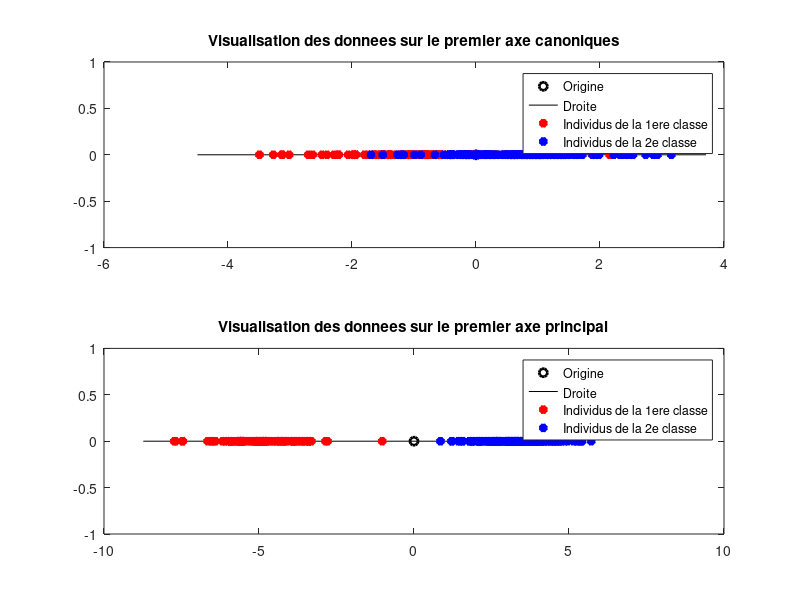
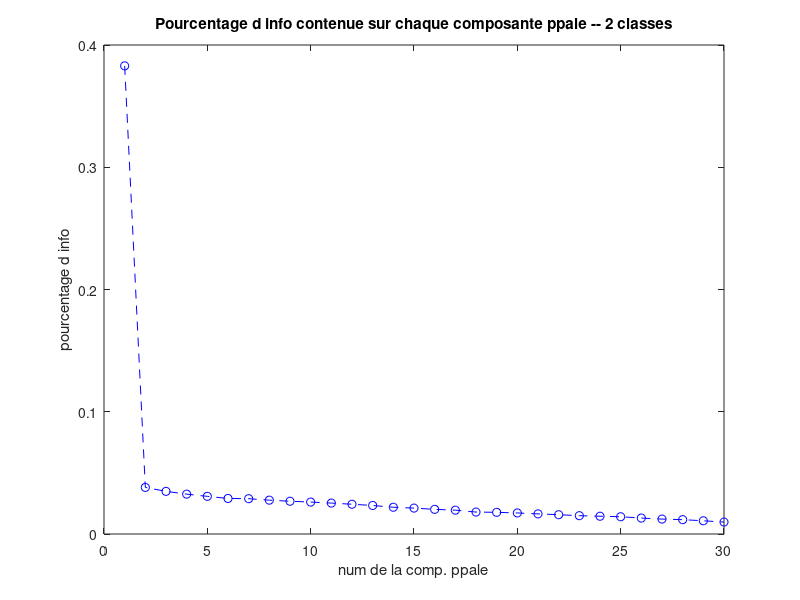
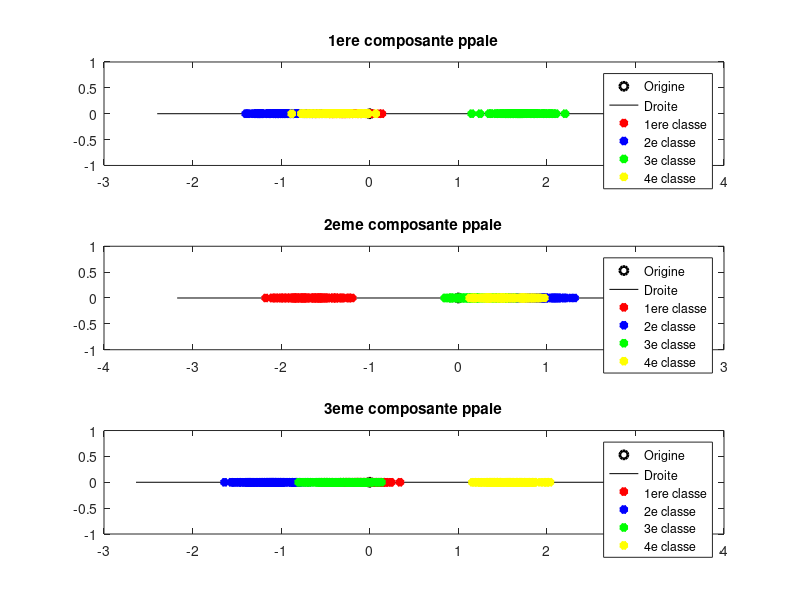
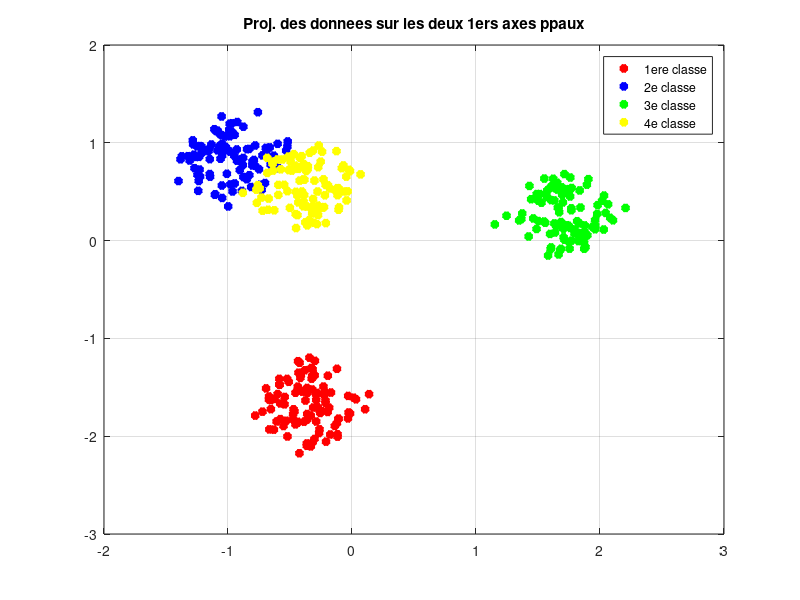

The MATLAB source for these figures, in order:
clear variables;close all;clc;

%% Utilisation de l'ACP pour detecter deux classes

% Creation d'un echantillon contenant deux classes que nous allons
% retrouver via l'ACP
nb_indiv1 = 100;nb_indiv2 = 150;nb_indiv = nb_indiv1+nb_indiv2; 
nb_param = 30;
% Creation de la premiere classe autour de l'element moyen -.5*(1 .... 1)
X1 = randn(nb_indiv1,nb_param);X1 = X1 - 0.5*ones(nb_indiv1,1)*ones(1,nb_param);  
% Creation de la premiere classe autour de l'element moyen + (1 .... 1)
X2 = randn(nb_indiv2,nb_param);X2 = X2 + 1*ones(nb_indiv2,1)*ones(1,nb_param); 
% Creation du tableau des donnees (concatenation des deux classes) 
X = [X1;X2]; 

disp(' ** A COMPLETER ** CONSIGNES EN COMMENTAIRE ** ')
%%%%%%%%%%%%%%%%%%%%%%%%%%%%%%%%%%%%%%%%%%%%%%%%%%%%%%%%%%%%%%%%%%%%%%%%%%%
% CALCULER LA MATRICE DE VARIANCE/COVARIANCE DU TABLEAU DES DONNEES X, ET
% LES AXES PRINCIPAUX. REORDONNER CES AXES PAR ORDRE DECROISSANT DU
% CONTRASTE QU'ILS FOURNISSENT.
% CALCULER LA MATRICE C DE L'ECHANTILLON DANS CE NOUVEAU REPERE.
%%%%%%%%%%%%%%%%%%%%%%%%%%%%%%%%%%%%%%%%%%%%%%%%%%%%%%%%%%%%%%%%%%%%%%%%%%%
x_mean = mean(X);
Xc = X - x_mean;
m = size(Xc,1);

Sigma = (Xc'*Xc)/m;
[W,D] = eig(Sigma);
[~,ind] = sort(diag(D),'descend');
W = W(:,ind);
C = Xc*W;

disp(' ** A COMPLETER ** CONSIGNES EN COMMENTAIRE ** ')
%%%%%%%%%%%%%%%%%%%%%%%%%%%%%%%%%%%%%%%%%%%%%%%%%%%%%%%%%%%%%%%%%%%%%%%%%%%
% AFFICHER LA PROJECTION DES INDIVIDUS DE XC SUR LE PREMIER AXE DU REPERE 
% CANONIQUE. LES INDIVIDUS DES DEUX CLASSES DOIVENT ETRE REPRESENTES PAR 
% DEUX COULEURS DIFFERENTES.
% AFFICHER LA PROJECTION DE CES MEMES INDIVIDUS SUR LE PREMIER AXE 
% PRINCIPAL (AVEC A NOUVEAU UNE COULEUR PAR CLASSE).
% COMMENTER.
%%%%%%%%%%%%%%%%%%%%%%%%%%%%%%%%%%%%%%%%%%%%%%%%%%%%%%%%%%%%%%%%%%%%%%%%%%%
figure(1), clf, 
subplot(2,1,1)
plot(0,0,'ko','linewidth',2)
hold on,plot([min(Xc(:,1))-1  max(Xc(:,2))+1],[0 0],'k-')
hold on,plot(Xc(1:nb_indiv1,1),zeros(1,nb_indiv1), 'r*','linewidth',3)
hold on, plot(Xc(nb_indiv1 + 1:end ,1), zeros(1,nb_indiv2), 'b*','linewidth',3)
legend('Origine','Droite','Individus de la 1ere classe', 'Individus de la 2e classe')
% Affichage des donnees sur la premiere composante canonique :
% les individus de la premiere classe sont en rouge (p. ex), ceux de la 
% seconde classe sont en bleu
title('Visualisation des donnees sur le premier axe canoniques')

% Affichage des donnees sur la premiere composante principale : (m�me
% code couleur)
subplot(2,1,2)
plot(0,0,'ko','linewidth',2)
hold on,plot([min(C(:,1))-1 max(C(:,2))+1],[0 0],'k-')
hold on,
plot(C(1:nb_indiv1,1),zeros(1,nb_indiv1), 'r*','linewidth',3)
hold on, plot(C(nb_indiv1 + 1:end ,1),zeros(1,nb_indiv2), 'b*','linewidth',3);
legend('Origine','Droite','Individus de la 1ere classe', 'Individus de la 2e classe')
title('Visualisation des donnees sur le premier axe principal');

disp(' ** A COMPLETER ** CONSIGNES EN COMMENTAIRE ** ')
%%%%%%%%%%%%%%%%%%%%%%%%%%%%%%%%%%%%%%%%%%%%%%%%%%%%%%%%%%%%%%%%%%%%%%%%%%%
% AFFICHER UNE FIGURE MONTRANT LE POURCENTAGE D'INFORMATION APPORTEE PAR
% CHAQUE COMPOSANTE PRINCIPALE. 
% EN ABSCISSE DOIT SE TROUVER LE NUMERO DE LA COMPOSANTE OBSERVEE, EN 
% ORDONNEE ON MONTRERA LE POURCENTAGE D'INFO QUE CONTIENT CETTE COMPOSANTE.
% NB : ETANT DONNEE QU'ON A REORDONNE LES AXES PRINCIPAUX DANS L'ORDRE
% DECROISSANT DE L'INFORMATION APPORTEE, LA COURBE DOIT ETRE DECROISSANTE
%%%%%%%%%%%%%%%%%%%%%%%%%%%%%%%%%%%%%%%%%%%%%%%%%%%%%%%%%%%%%%%%%%%%%%%%%%%
vp = sort(diag(D),'descend');
trace = sum(vp);
info = vp./trace;
figure(2), clf
plot(info,'b--o')
title('Pourcentage d info contenue sur chaque composante ppale -- 2 classes')
xlabel('num de la comp. ppale');ylabel('pourcentage d info');

%% Utilisation de l'ACP pour detecter plusieurs classes

% Dans le fichier 'jeu_de_donnees.mat' se trouvent 4 tableaux des donnees 
% d'individus vivant dans le meme espace. Chacun de ces tableaux 
% represente une classe. On concatene ces tableaux en un unique tableau X, 
% et on va chercher combien de composantes principales il faut prendre en 
% compte afin de detecter toutes les classes
load('quatre_classes.mat')
n1 = size(X1,1);n2 = size(X2,1);n3 = size(X3,1);n4 = size(X4,1);
n = n1+n2+n3+n4;
X = [X1;X2;X3;X4];
nb_param = size(X,2);

disp(' ** A COMPLETER ** CONSIGNES EN COMMENTAIRE ** ')
%%%%%%%%%%%%%%%%%%%%%%%%%%%%%%%%%%%%%%%%%%%%%%%%%%%%%%%%%%%%%%%%%%%%%%%%%%%
% CALCULER LA MATRICE DE VARIANCE/COVARIANCE DU TABLEAU DES DONNEES X ET
% LES AXES PRINCIPAUX. REORDONNER CES AXES PAR ORDRE DECROISSANT DU
% CONTRASTE QU'ILS FOURNISSENT.
% CALCULER LA MATRICE C DE L'ECHANTILLON DANS CE NOUVEAU REPERE.
%%%%%%%%%%%%%%%%%%%%%%%%%%%%%%%%%%%%%%%%%%%%%%%%%%%%%%%%%%%%%%%%%%%%%%%%%%%
x_mean = mean(X);
Xc = X - x_mean;
m = size(Xc,1);

Sigma = (Xc'*Xc)/m;
[W,D] = eig(Sigma);
[~,ind] = sort(diag(D),'descend');
W = W(:,ind);
C = Xc*W;
disp(' ** A COMPLETER ** CONSIGNES EN COMMENTAIRE ** ')
%%%%%%%%%%%%%%%%%%%%%%%%%%%%%%%%%%%%%%%%%%%%%%%%%%%%%%%%%%%%%%%%%%%%%%%%%%%
% AFFICHER LA PROJECTION DE XC SUR :
% - LE PREMIER AXE PRINCIPAL
% - LE DEUXIEME AXE PRINCIPAL
% - LE TROISIEME AXE PRINCIPAL
% EN UTILISANT UNE COULEUR PAR CLASSE.
%
% QUESTION 5 RAPPORT :
% COMBIEN DE CLASSES EST-ON CAPABLE DE DETECTER AVEC LA PREMIERE 
% COMPOSANTE, LA DEUXIEME, LA TROISIEME, PUIS LES TROIS ENSEMBLES ?
% NB : VOTRE FIGURE DOIT CORRESPONDRE A LA FIGURE 2(b) DE L'ENONCE.
% 
% Grace à chaque composante, on est capable de différencier deux classes
% de données. A l'issue de l'analyse des 3 composante, on est donc capable
% de différencier toutes les calsses de données réelles.
%%%%%%%%%%%%%%%%%%%%%%%%%%%%%%%%%%%%%%%%%%%%%%%%%%%%%%%%%%%%%%%%%%%%%%%%%%%

figure(3),clf
subplot(3,1,1)
plot(0,0,'ko','linewidth',2)
hold on,plot([min(C(:,1))-1 max(C(:,1))+1],[0 0],'k-')
hold on,
plot(C(1:n1,1),zeros(1,n1), 'r*','linewidth',3)
hold on, plot(C(n1 + 1: n1+n2 ,1),zeros(1,n2), 'b*','linewidth',3)
hold on, plot(C(n1+n2+1: n1+n2+n3,1),zeros(1,n3), 'g*','linewidth',3)
hold on, plot(C(n1+n2+n3+1:end,1),zeros(1,n4), 'y*','linewidth',3)
legend('Origine','Droite','1ere classe', '2e classe', '3e classe', '4e classe')
title('1ere composante ppale')

subplot(3,1,2)
plot(0,0,'ko','linewidth',2)
hold on,plot([min(C(:,2))-1 max(C(:,2))+1],[0 0],'k-')
hold on,
plot(C(1:n1,2),zeros(1,n1), 'r*','linewidth',3)
hold on, plot(C(n1 + 1: n1+n2 ,2),zeros(1,n2), 'b*','linewidth',3)
hold on, plot(C(n1+n2+1: n1+n2+n3,2),zeros(1,n3), 'g*','linewidth',3)
hold on, plot(C(n1+n2+n3+1:end,2),zeros(1,n4), 'y*','linewidth',3)
legend('Origine','Droite','1ere classe', '2e classe', '3e classe', '4e classe')
title('2eme composante ppale')

subplot(3,1,3)
plot(0,0,'ko','linewidth',2)
hold on,plot([min(C(:,3))-1 max(C(:,3))+1],[0 0],'k-')
hold on,
plot(C(1:n1,3),zeros(1,n1), 'r*','linewidth',3)
hold on, plot(C(n1 + 1: n1+n2 ,3),zeros(1,n2), 'b*','linewidth',3)
hold on, plot(C(n1+n2+1: n1+n2+n3,3),zeros(1,n3), 'g*','linewidth',3)
hold on, plot(C(n1+n2+n3+1:end,3),zeros(1,n4), 'y*','linewidth',3)
legend('Origine','Droite','1ere classe', '2e classe', '3e classe', '4e classe')
title('3eme composante ppale')

disp(' ** A COMPLETER ** CONSIGNES EN COMMENTAIRE ** ')
%%%%%%%%%%%%%%%%%%%%%%%%%%%%%%%%%%%%%%%%%%%%%%%%%%%%%%%%%%%%%%%%%%%%%%%%%%%
% AFFICHER LES DEUX PREMIERES COMPOSANTES PRINCIPALES DE X DANS LE PLAN, 
% PUIS AFFICHER LES TROIS PREMIERES COMPOSANTES PRINCIPALES DE X DANS 
% L'ESPACE. UTILISER UNE COULEUR PAR CLASSE. 
%
% QUESTION 5 RAPPORT :
% COMBIEN DE CLASSES PEUT-ON DETECTER DANS LE PLAN ? DANS L'ESPACE ?
% NB : VOS FIGURES DOIVENT CORRESPONDRE AUX FIGURES 2(c) ET (d) DE L'ENONCE
%
%%%%%%%%%%%%%%%%%%%%%%%%%%%%%%%%%%%%%%%%%%%%%%%%%%%%%%%%%%%%%%%%%%%%%%%%%%%
figure(4), clf, 
plot(C(1:n1,1),C(1:n1,2), 'r*','linewidth',3)
hold on, plot(C(n1+1:n1+n2,1),C(n1 + 1: n1+n2 ,2), 'b*','linewidth',3)
hold on, plot(C(n1+n2+1:n1+n2+n3,1),C(n1+n2+1: n1+n2+n3,2), 'g*','linewidth',3)
hold on, plot(C(n1+n2+n3+1:end,1),C(n1+n2+n3+1:end,2), 'y*','linewidth',3);grid on
legend('1ere classe', '2e classe', '3e classe', '4e classe')
title('Proj. des donnees sur les deux 1ers axes ppaux')

figure(5),clf, 
plot3(C(1:n1,1),C(1:n1,2),C(1:n1,3), 'r*','linewidth',3)
hold on, plot3(C(n1+1:n1+n2,1),C(n1 + 1: n1+n2 ,2),C(n1+1:n1+n2,3), 'b*','linewidth',3)
hold on, plot3(C(n1+n2+1:n1+n2+n3,1),C(n1+n2+1: n1+n2+n3,2),C(n1+n2+1:n1+n2+n3,3), 'g*','linewidth',3)
hold on, plot3(C(n1+n2+n3+1:end,1),C(n1+n2+n3+1:end,2),C(n1+n2+n3+1:end,3), 'y*','linewidth',3);
grid on
title('Proj. des donnees sur 3 1ers axes ppaux')

disp(' ** A COMPLETER ** CONSIGNES EN COMMENTAIRE ** ')
%%%%%%%%%%%%%%%%%%%%%%%%%%%%%%%%%%%%%%%%%%%%%%%%%%%%%%%%%%%%%%%%%%%%%%%%%%%
% AFFICHER UNE FIGURE MONTRANT LE POURCENTAGE D'INFORMATION APPORTEE PAR
% CHAQUE COMPOSANTE PRINCIPALE. 
% EN ABSCISSE DOIT SE TROUVER LE NUMERO DE LA COMPOSANTE OBSERVEE, EN 
% ORDONNEE ON MONTRERA LE POURCENTAGE D'INFO QUE CONTIENT CETTE COMPOSANTE.
% NB : ETANT DONNEE QU'ON A REORDONNE LES AXES PRINCIPAUX DANS L'ORDRE
% DECROISSANT DE L'INFORMATION APPORTEE, LA COURBE DOIT ETRE DECROISSANTE
%%%%%%%%%%%%%%%%%%%%%%%%%%%%%%%%%%%%%%%%%%%%%%%%%%%%%%%%%%%%%%%%%%%%%%%%%%%
vp = sort(diag(D),'descend');
trace = sum(vp);
info1 = vp./trace;
figure(6),clf
plot(info1,'b--o')
title('Pourcentage d info contenue sur chaque composante ppale -- 4 classes')
xlabel('num de la comp. ppale');ylabel('pourcentage d info');

disp(' ** A COMPLETER ** CONSIGNES EN COMMENTAIRE ** ')
%%%%%%%%%%%%%%%%%%%%%%%%%%%%%%%%%%%%%%%%%%%%%%%%%%%%%%%%%%%%%%%%%%%%%%%%%%%
% COMPARER CETTE FIGURE AVEC LA MEME FIGURE OBTENUE POUR LA CLASSIFICATION
% EN DEUX GROUPES.
%
% QUESTION 5 RAPPORT :
% COMMENTER.
% On remarque avec deux classes, une composante suffit a retrouver la
% majorité de l'information, tandis qu'avec 04 classes on a besoin d'aller
% jusqu'a 03 valeurs propres.
%%%%%%%%%%%%%%%%%%%%%%%%%%%%%%%%%%%%%%%%%%%%%%%%%%%%%%%%%%%%%%%%%%%%%%%%%%%
figure(7),clf
plot(info,'r-o'); hold on; plot(info1,'b-o')
title("Comparaison de la variation du pourcentage d'information");
xlabel('Numero de la composante');
ylabel('Pourcentage');
legend('Classification en 02','Classification en 04');
